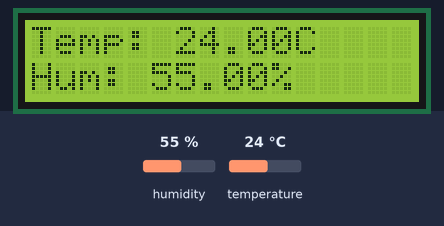
A sketch run on a simulated ESP32. Parts: 16×2 character LCD. The inputs (shaded band) are chosen by the test bench; at power-on: humidity 55 %, temperature 24 °C. WiFi joins after 1.5 s; servers stay silent unless stated; no MQTT or app messages arrive unless stated; what the sketch prints to the serial monitor is not drawn.

Above: at 2.7 s.
2.8 s: humidity set to 22 %
At 12.9 s:
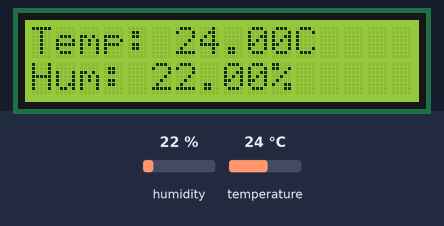
13.2 s: temperature set to 12 °C
At 22.4 s:
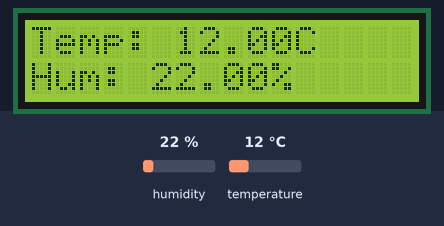
33.2 s: humidity set to 40 %
At 42.5 s:
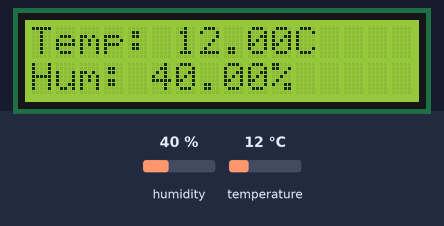
43.3 s: temperature set to 19 °C
At 53.1 s:
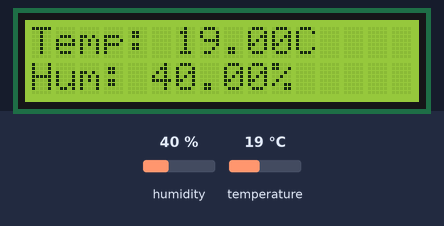
Timing chart, 0 to 54.6 s (numbered marks = the images above; inputs shaded):
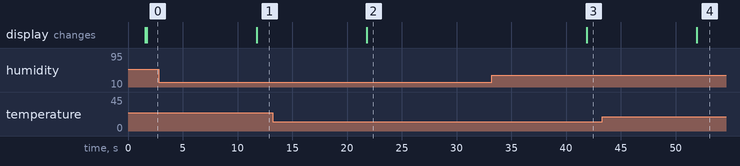

The sketch:

DHT11.ino
```cpp
#include <WiFi.h>
#include <WiFiClientSecure.h>
#include <PubSubClient.h>
#include <DHT.h>  // Thêm thư viện DHT
#include <LiquidCrystal_I2C.h>

// WiFi
const char* ssid = "admin"; // Wifi SSID
const char* password = "ChoQRxemPass"; // Wifi Password

// MQTT Broker
const char* mqtt_server = "192.168.126.169";
unsigned int mqtt_port = 1883; //SSL 8883 NoneSSL 1883
const char* username = "master:mqttuser"; // Service User Realm:Serviceuser
const char* mqttpass = "jrEeOQJfUCuIPOUZXajr9Iz8p3udYYw8"; // Service User Secret
const char* ClientID = "client123";
// LastWill
const char* lastwill = "master/client123/writeattributevalue/writeAttribute/3dmEu8zvK3Eseb0C0fzNWd";
const char* lastwillmsg = "0";

// Subscribing Topic
const char *topic = "master/client123/attribute/subscribeAttribute/3dmEu8zvK3Eseb0C0fzNWd";

// Localhost Certificate
// const char* local_root_ca

// DHT Sensor Settings
#define DHTPIN 4
#define DHTTYPE DHT11
DHT dht(DHTPIN, DHTTYPE);

// Objects
WiFiClient askClient; // SSL Client
PubSubClient client(askClient);

LiquidCrystal_I2C lcd(0x27, 16, 2);

void setup() {
  Serial.begin(115200);
  Serial.println(ssid);

  WiFi.begin(ssid, password);
  while (WiFi.status() != WL_CONNECTED) {
    delay(500);
  }
  Serial.println(WiFi.localIP());

  // askClient.setCACert(local_root_ca);
  client.setServer(mqtt_server, mqtt_port);
  client.setCallback(callback);

  dht.begin();

  // Khởi tạo màn hình LCD
  lcd.begin();
  lcd.backlight();
  lcd.setCursor(0, 0);
  lcd.print("DFox...");

  lcd.clear();
  lcd.setCursor(0, 0);
  lcd.print("IP:");
  lcd.setCursor(3, 0);
  lcd.print(WiFi.localIP());
}

void loop() {
  if (!client.connected()) {
    reconnect();
  }
  client.loop();

  // Đọc dữ liệu từ cảm biến DHT11
  float h = dht.readHumidity();
  float t = dht.readTemperature();

  // Kiểm tra xem dữ liệu có hợp lệ không
  if (isnan(h) || isnan(t)) {
    Serial.println("Failed to read from DHT sensor!");
    return;
  }

  // Chuyển đổi dữ liệu thành chuỗi để publish lên MQTT
  String temp = String(t);
  String hum = String(h);

  // Publish dữ liệu lên các topic MQTT
  client.publish("master/client123/writeattributevalue/temperature/3dmEu8zvK3Eseb0C0fzNWd", temp.c_str());
  client.publish("master/client123/writeattributevalue/humidity/3dmEu8zvK3Eseb0C0fzNWd", hum.c_str());
  Serial.print("Temp: ");
  Serial.println(temp.c_str());
  Serial.print("Hum: ");
  Serial.println(hum.c_str());
  Serial.println("- - - - -");

  lcd.clear();
  lcd.setCursor(0, 0);
  lcd.print("Temp: ");
  lcd.print(temp);
  lcd.print("C");

  lcd.setCursor(0, 1);
  lcd.print("Hum: ");
  lcd.print(hum);
  lcd.print("%");

  delay(10000); // Delay 10 giây trước khi gửi dữ liệu tiếp theo
}


// MQTT callback
void callback(char* topic, byte* payload, unsigned int length) {
  Serial.print("Message arrived in topic: ");
  Serial.println(topic);
  Serial.print("Message: ");
  for (int i = 0; i < length; i++) {
    Serial.print((char)payload[i]);
  }
  Serial.println();
}

// MQTT reconnect
void reconnect() {
  while (!client.connected()) {
    Serial.print("Attempting MQTT connection...");
    if (client.connect(ClientID, username, mqttpass, lastwill, 1, 1, lastwillmsg)) {
      Serial.println("connected");
      client.subscribe(topic);
    } else {
      Serial.print("failed, rc=");
      Serial.print(client.state());
      Serial.println(" try again in 5 seconds");
      delay(5000);
    }
  }
}
```

Measured:
- after the input at 2.8 s, the display: changes after 8.9 s (image 1)
- after the input at 13.2 s, the display: changes after 8.6 s (image 2)
- after the input at 33.2 s, the display: changes after 8.7 s (image 3)
- after the input at 43.3 s, the display: changes after 8.6 s (image 4)
